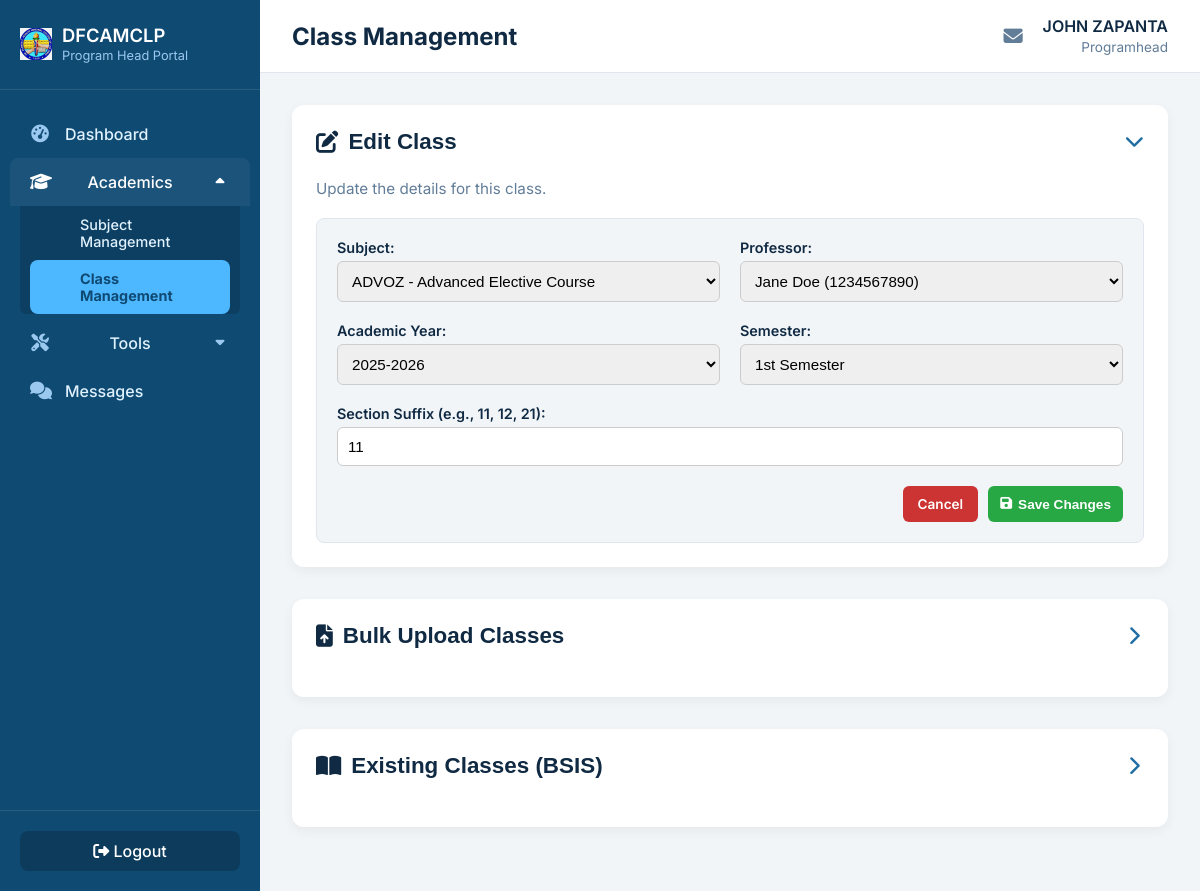
Page /ph_courses.php?action=edit&id=28 (signed in) on the committed database.
### tables this page shows
CREATE TABLE `user_profiles` (
  `profile_id` int(11) NOT NULL,
  `sid` bigint(20) NOT NULL,
  `student_id` varchar(20) DEFAULT NULL,
  `first_name` varchar(50) DEFAULT NULL,
  `middle_name` varchar(50) DEFAULT NULL,
  `last_name` varchar(50) DEFAULT NULL,
  `program` varchar(100) DEFAULT NULL,
  `section` char(1) DEFAULT NULL,
  `academic_year` enum('1st Year','2nd Year','3rd Year','4th Year','5th Year') NOT NULL DEFAULT '1st Year'
);

CREATE TABLE `classes` (
  `class_id` int(11) NOT NULL,
  `subject_id` int(11) NOT NULL,
  `professor_sid` bigint(20) NOT NULL,
  `academic_year` varchar(10) NOT NULL,
  `semester` varchar(50) NOT NULL,
  `section` varchar(50) DEFAULT NULL,
  `midterm_submission_start` datetime DEFAULT NULL COMMENT 'Timestamp when midterm grades were first submitted',
  `midterm_finalized_at` datetime DEFAULT NULL COMMENT 'Timestamp when midterm grades were locked',
  `final_submission_start` datetime DEFAULT NULL COMMENT 'Timestamp when final grades were first submitted',
  `final_finalized_at` datetime DEFAULT NULL COMMENT 'Timestamp when final grades were locked',
  `finalization_date` datetime DEFAULT NULL,
  `is_finalized` tinyint(1) NOT NULL DEFAULT 0
);

CREATE TABLE `subject` (
  `subject_id` int(11) NOT NULL,
  `subject_code` varchar(20) NOT NULL,
  `subject_name` varchar(100) NOT NULL,
  `program_offered` enum('BSIS','BSCPE','ALL') NOT NULL DEFAULT 'BSIS',
  `has_lab` tinyint(1) NOT NULL DEFAULT 0,
  `description` text DEFAULT NULL,
  `semester` int(11) NOT NULL,
  `year_level` int(11) NOT NULL,
  `program_head_id` int(11) NOT NULL
);

### ph_courses.php (the view, shortened to what this page needs)
<?php
include 'db.php';
$current_view = 'courses';
include_once 'ph_header.php';
$all_subjects = [];
$all_professors = [];
$edit_data = null;
if ($_SERVER['REQUEST_METHOD'] === 'GET' && isset($_GET['action']) && $_GET['action'] === 'edit' && isset($_GET['id'])) {
    $class_id_to_edit = filter_input(INPUT_GET, 'id', FILTER_VALIDATE_INT);
    if ($class_id_to_edit) {
        $stmt_edit = $conn->prepare("SELECT * FROM classes WHERE class_id = ?");
        $stmt_edit->execute([$class_id_to_edit]);
        $edit_data = $stmt_edit->fetch(PDO::FETCH_ASSOC);
    }
}
$current_year = (int)date('Y');
$academic_years = [];
for ($i = -2; $i <= 5; $i++) {
    $start_year = $current_year + $i;
    $academic_years[] = $start_year . '-' . ($start_year + 1);
}
$default_ay = $current_year . '-' . ($current_year + 1);
$semesters = ['1st Semester', '2nd Semester', 'Summer'];
try {
    if (empty($db_error)) {
        $stmt_subjects = $conn->prepare("
            SELECT subject_id, subject_code, subject_name, has_lab
            FROM subject
            WHERE program_head_id = :ph_id
            ORDER BY subject_code ASC
        ");
        $stmt_subjects->execute([':ph_id' => $program_head_sid]);
        $all_subjects = $stmt_subjects->fetchAll(PDO::FETCH_ASSOC);
        $stmt_profs = $conn->prepare("SELECT u.sid, u.username, CONCAT(up.first_name, ' ', up.last_name) as full_name FROM users u JOIN user_profiles up ON u.sid = up.sid WHERE u.role = 'professor' ORDER BY up.last_name ASC");
        $stmt_profs->execute();
        $all_professors = $stmt_profs->fetchAll(PDO::FETCH_ASSOC);
    }
} catch (PDOException $e) {
    $db_error = "Database error fetching course data: " . $e->getMessage();
}
?>
<section class="content-section">
    <button type="button" class="collapsible-header">
        <?php if ($edit_data): ?>
            <h2><i class="fa-solid fa-pen-to-square"></i> Edit Class</h2>
        <?php else: ?>
            <h2><i class="fa-solid fa-plus"></i> Create New Class</h2>
        <?php endif; ?>
        <i class="fa-solid fa-chevron-down collapse-icon"></i>
    </button>
    <div class="collapsible-content">
        <p class="description">
            <?php if ($edit_data): ?>
                Update the details for this class.
            <?php else: ?>
                Create a new class offering for student enrollment.
            <?php endif; ?>
        </p>
        <form
            action="ph_courses.php"
            method="POST"
            class="ph-form"
            <?php if ($edit_data): ?>
            id="update-class-form"
            data-confirm-message="Are you sure you want to save these changes? This may affect all students currently enrolled in this class."
            <?php else: ?>
            id="create-class-form"
            data-confirm-message="Are you sure you want to create this new class?"
            <?php endif; ?>
            <?php if (!empty($db_error) || empty($program_head_program)) echo 'hidden'; ?>
        >
            <div>
                <label for="subject_id">Subject:</label>
                <select name="subject_id" id="subject_id" required>
                    <?php foreach ($all_subjects as $subject): ?>
                        <option value="<?= $subject['subject_id']; ?>"
                                data-has-lab="<?= $subject['has_lab'] ?>"
                                <?php echo ($edit_data && $edit_data['subject_id'] == $subject['subject_id']) ? 'selected' : ''; ?>>
                            <?= htmlspecialchars($subject['subject_code'] . ' - ' . $subject['subject_name']); ?>
                        </option>
                    <?php endforeach; ?>
                </select>
            </div>
            <div>
                <label for="professor_sid">Professor:</label>
                <select name="professor_sid" id="professor_sid" required>
                    <?php foreach ($all_professors as $prof): ?>
                        <option value="<?= $prof['sid']; ?>"
                                <?php echo ($edit_data && $edit_data['professor_sid'] == $prof['sid']) ? 'selected' : ''; ?>>
                            <?= htmlspecialchars($prof['full_name']); ?> (<?= htmlspecialchars($prof['username']); ?>)
                        </option>
                    <?php endforeach; ?>
                </select>
            </div>
            <div>
                <label for="academic_year">Academic Year:</label>
                <select name="academic_year" id="academic_year" required>
                    <?php
                    $selected_ay = $edit_data['academic_year'] ?? $default_ay;
                    foreach ($academic_years as $ay):
                    ?>
                        <option value="<?= $ay; ?>" <?php echo ($selected_ay == $ay) ? 'selected' : ''; ?>>
                            <?= $ay; ?>
                        </option>
                    <?php endforeach; ?>
                </select>
            </div>
            <div>
                <label for="semester">Semester:</label>
                <select name="semester" id="semester" required>
                    <?php
                    $selected_sem = $edit_data['semester'] ?? '1st Semester';
                    foreach ($semesters as $sem):
                    ?>
                        <option value="<?= $sem; ?>" <?php echo ($selected_sem == $sem) ? 'selected' : ''; ?>>
                            <?= $sem; ?>
                        </option>
                    <?php endforeach; ?>
                </select>
            </div>
            <div class="form-full-width">
                <label for="section_suffix">Section Suffix (e.g., 11, 12, 21):</label>
                <?php
                    $section_suffix_val = '';
                    if ($edit_data && !empty($edit_data['section'])) {
                        $parts = explode('-', $edit_data['section']);
                        $section_suffix_val = end($parts);
                    }
                ?>
                <input type="text" name="section_suffix" id="section_suffix" placeholder="e.g., 11"
                       value="<?php echo htmlspecialchars($section_suffix_val); ?>" required>
            </div>
            <div class="form-button-container">
                <?php if ($edit_data): ?>
                    <a href="ph_courses.php" class="reject-btn">Cancel</a>
                    <button type="submit" name="update_class_btn" class="approve-btn" style="background-color: var(--success-green);">
                        <i class="fa-solid fa-save"></i> Save Changes
                    </button>
                <?php else: ?>
                    <button type="submit" name="create_class_btn" class="approve-btn" style="background-color: var(--panel-blue);">
                        <i class="fa-solid fa-plus"></i> Create Class & Components
                    </button>
                <?php endif; ?>
            </div>
        </form>
    </div>
</section>
<section class="content-section">
    <button type="button" class="collapsible-header">
        <h2><i class="fa-solid fa-file-upload"></i> Bulk Upload Classes</h2>
        <i class="fa-solid fa-chevron-down collapse-icon"></i>
    </button>
</section>
<section class="content-section">
    <button type="button" class="collapsible-header">
        <h2><i class="fa-solid fa-book-open"></i> Existing Classes (<?php echo htmlspecialchars($program_head_program); ?>)</h2>
        <i class="fa-solid fa-chevron-down collapse-icon"></i>
    </button>
</section>
<?php include 'ph_footer.php';  ?>

### ph_header.php (shortened to what this page needs)
<?php
include_once 'db.php';
$current_user_id = $_SESSION['sid'];
$program_head_program = $_SESSION['program'] ?? '';
$current_user_name = $_SESSION['name'] ?? 'Program Head';
if ($current_user_name === 'Program Head' && isset($_SESSION['username'])) {
    $current_user_name = $_SESSION['username'];
}
try {
    $stmt_ph_name = $conn->prepare("SELECT first_name, last_name FROM user_profiles WHERE sid = ?");
    $stmt_ph_name->execute([$current_user_id]);
    $ph_profile = $stmt_ph_name->fetch();
    if ($ph_profile) {
        $current_user_name = $ph_profile['first_name'] . ' ' . $ph_profile['last_name'];
    }
} catch (PDOException $e) {  }
$page_title = "Dashboard";
$parent_view = '';
if (isset($current_view)) {
    switch ($current_view) {
        case 'courses':
            $page_title = "Class Management";
            $parent_view = 'academics';
            break;
    }
}
?>
<!DOCTYPE html>
<html lang="en">
<head>
    <link rel="stylesheet" href="https://cdnjs.cloudflare.com/ajax/libs/font-awesome/6.5.2/css/all.min.css" />
    </head>
<body>
    <div class="sidebar" id="sidebar">
        <div class="sidebar-header">
            <a href="programhead_dashboard.php" class="sidebar-header-logo">
                <img src="dfcam-logo.png" alt="DFCAMCLP Logo">
                <h2>DFCAMCLP<span>Program Head Portal</span></h2>
            </a>
        </div>
        <nav class="sidebar-nav custom-scrollbar">
            <ul>
                <li>
                    <a href="programhead_dashboard.php" class="nav-link <?php echo ($current_view === 'dashboard') ? 'active' : ''; ?>" data-view="dashboard">
                        <i class="fa-solid fa-tachometer-alt"></i><span>Dashboard</span>
                    </a>
                </li>
                <li class="nav-item-parent <?php echo ($parent_view === 'academics') ? 'open' : ''; ?>">
                    <a href="#" class="nav-link nav-link-parent">
                        <i class="fa-solid fa-graduation-cap"></i>
                        <span>Academics</span>
                        <i class="fa-solid fa-caret-down nav-arrow"></i>
                    </a>
                    <ul class="nav-submenu">
                        <li>
                            <a href="ph_subjects.php" class="nav-link submenu-link <?php echo ($current_view === 'subjects') ? 'active' : ''; ?>" data-view="subjects">
                                <span>Subject Management</span>
                            </a>
                        </li>
                        <li>
                            <a href="ph_courses.php" class="nav-link submenu-link <?php echo ($current_view === 'courses') ? 'active' : ''; ?>" data-view="courses">
                                <span>Class Management</span>
                            </a>
                        </li>
                    </ul>
                </li>
                <li class="nav-item-parent <?php echo ($parent_view === 'tools') ? 'open' : ''; ?>">
                    <a href="#" class="nav-link nav-link-parent">
                        <i class="fa-solid fa-screwdriver-wrench"></i>
                        <span>Tools</span>
                        <i class="fa-solid fa-caret-down nav-arrow"></i>
                    </a>
                </li>
                <li>
                    <a href="ph_messages.php" class="nav-link <?php echo ($current_view === 'messages') ? 'active' : ''; ?>" data-view="messages">
                        <i class="fa-solid fa-comments"></i><span>Messages</span>
                    </a>
                </li>
            </ul>
        </nav>
        <div class="sidebar-footer">
            <a href="logout.php"><i class="fa-solid fa-sign-out-alt"></i> Logout</a>
        </div>
    </div>
    <div class="main-content" id="mainContent">
            <header class="header" id="header">
                <div class="header-left">
                    <h1 class="header-title">
                        <?php echo $page_title; ?>
                    </h1>
                </div>
                <div class="user-profile">
                    <a href="ph_messages.php" class="icon-button" title="Messages">
                        <i class="fa-solid fa-envelope"></i>
                    </a>
                    <div class="user-profile-info">
                        <strong><?php echo htmlspecialchars($current_user_name); ?></strong>
                        <span><?php echo htmlspecialchars(ucfirst($_SESSION['role'])); ?></span>
                    </div>
                </div>
            </header>
            <main class="page-view custom-scrollbar">

### ph_courses.php (style rules this page uses)
.collapsible-header { background: none; border: none; width: 100%; display: flex; justify-content: space-between; align-items: center; padding: 0; cursor: pointer; text-align: left; margin-bottom: 1.5rem; }
.collapsible-header h2 { margin: 0; font-size: 1.4rem; color: var(--text-dark); }
.collapsible-header .collapse-icon { font-size: 1.2rem; color: var(--panel-blue); transition: transform 0.3s ease; margin-left: 15px; }
.collapsible-header:not(.active) .collapse-icon { transform: rotate(-90deg); }
.collapsible-content { animation: fadeIn 0.3s ease; }
section.content-section { margin-bottom: 2rem; }
.ph-form { display: grid; grid-template-columns: 1fr 1fr; gap: 20px; background: var(--bg-light); padding: 20px; border-radius: 8px; border: 1px solid #e0e6ed; }
.ph-form label { font-weight: 600; display: block; margin-bottom: 5px; font-size: 0.9rem; }
.ph-form input[type="text"], .ph-form select { width: 100%; padding: 10px; border: 1px solid #ccc; border-radius: 6px; font-size: 0.95rem; }
.form-full-width { grid-column: 1 / -1; }
.form-button-container { grid-column: 1 / -1; text-align: right; display: flex; justify-content: flex-end; gap: 10px; }
.form-button-container .reject-btn { text-decoration: none; padding: 10px 15px; }

### rows in the picture
user_profiles: current_user_name "JOHN ZAPANTA"
classes: subject_id "ADVOZ - Advanced Elective Course", professor_sid "Jane Doe (1234567890)", academic_year "2025-2026", semester "1st Semester"

### other values in the picture
$page_title "Class Management"
$_SESSION['role'] "Programhead"
$program_head_program "BSIS"
